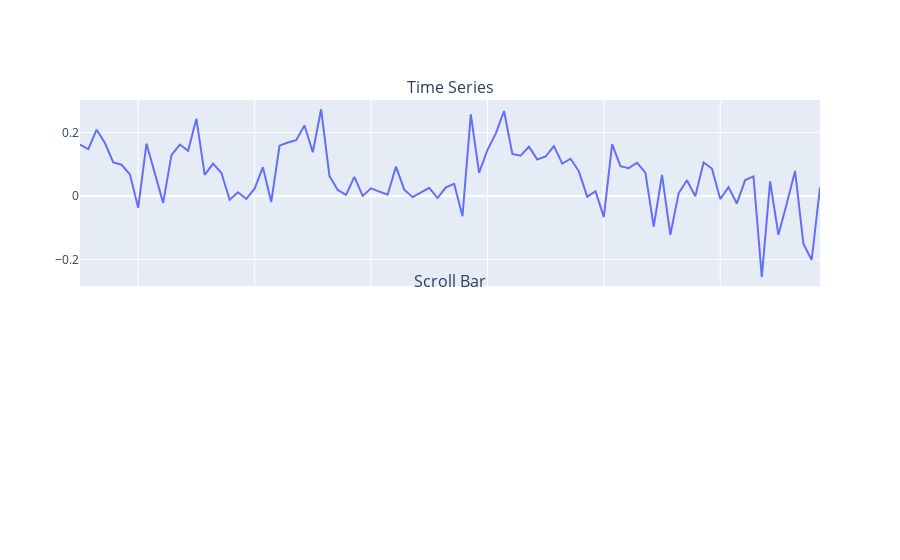

This figure's notebook cell:
### Code cell
fig.add_trace(go.Scatter(x=df['Date'], y=df['pred'], name='Prediction'), row=1, col=1)
